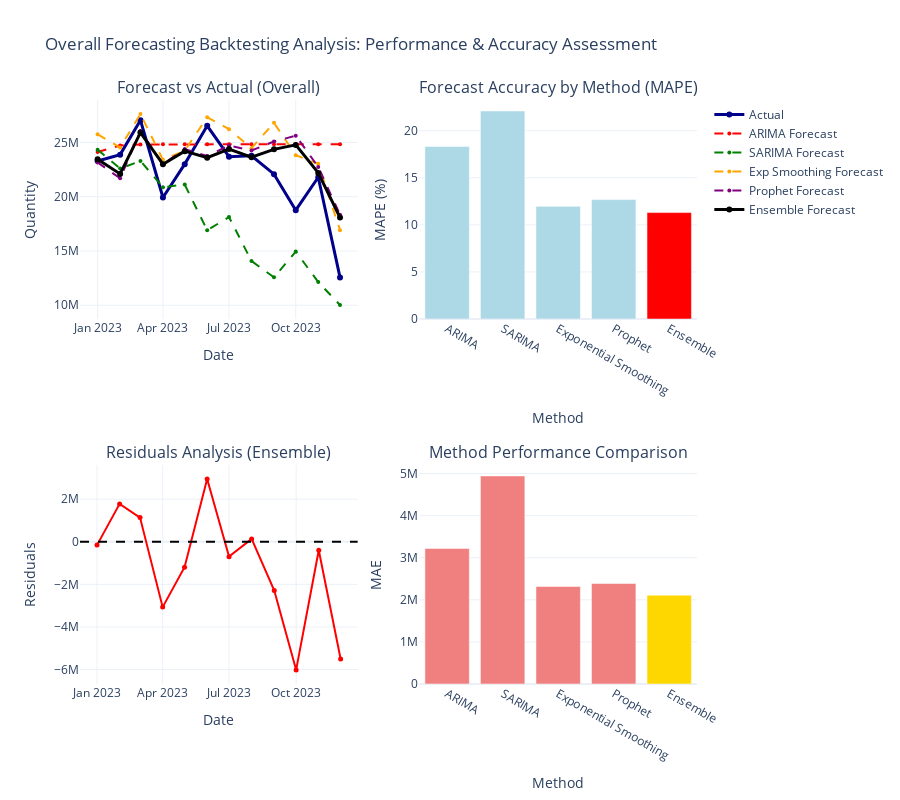

Write notebook code for a chart like this one.
### Markdown cell above
### Backtesting Visualization

### Code cell
# Backtesting Visualization
if len(data_test) > 0:
    print("\n=== BACKTESTING VISUALIZATION ===")
    
    # Create comprehensive backtesting visualization
    fig = make_subplots(
        rows=2, cols=2,
        subplot_titles=(
            'Forecast vs Actual (Overall)', 
            'Forecast Accuracy by Method (MAPE)',
            'Residuals Analysis (Ensemble)',
            'Method Performance Comparison'
        ),
        specs=[[{"secondary_y": False}, {"type": "bar"}],
               [{"secondary_y": False}, {"secondary_y": False}]]
    )
    
    # Plot 1: Forecast vs Actual
    fig.add_trace(
        go.Scatter(
            x=backtest_forecasts['Date'], 
            y=backtest_forecasts['Actual'],
            mode='lines+markers', 
            name='Actual',
            line=dict(color='darkblue', width=3),
            marker=dict(size=6)
        ), row=1, col=1
    )
    
    # Add forecast methods
    colors_bt = ['red', 'green', 'orange', 'purple', 'black']
    methods_bt = ['ARIMA', 'SARIMA', 'ExpSmoothing', 'Prophet', 'Ensemble']
    method_labels = ['ARIMA', 'SARIMA', 'Exp Smoothing', 'Prophet', 'Ensemble']
    
    for method, label, color in zip(methods_bt, method_labels, colors_bt):
        if method in backtest_forecasts.columns:
            fig.add_trace(
                go.Scatter(
                    x=backtest_forecasts['Date'], 
                    y=backtest_forecasts[method],
                    mode='lines+markers', 
                    name=f'{label} Forecast',
                    line=dict(color=color, width=3 if method == 'Ensemble' else 2, 
                             dash='solid' if method == 'Ensemble' else 'dash'),
                    marker=dict(size=6 if method == 'Ensemble' else 4)
                ), row=1, col=1
            )
    
    # Plot 2: MAPE Comparison
    if len(accuracy_results) > 0:
        fig.add_trace(
            go.Bar(
                x=[r['Method'] for r in accuracy_results],
                y=[r['MAPE'] for r in accuracy_results],
                name='MAPE %',
                marker_color=['red' if r['Method'] == best_method else 'lightblue' for r in accuracy_results],
                showlegend=False
            ), row=1, col=2
        )
    
    # Plot 3: Residuals (Actual - Ensemble Forecast)
    if 'Ensemble' in backtest_forecasts.columns:
        residuals = backtest_forecasts['Actual'] - backtest_forecasts['Ensemble']
        fig.add_trace(
            go.Scatter(
                x=backtest_forecasts['Date'], 
                y=residuals,
                mode='lines+markers', 
                name='Residuals (Actual - Ensemble)',
                line=dict(color='red', width=2),
                marker=dict(size=5),
                showlegend=False
            ), row=2, col=1
        )
        
        # Add zero line
        fig.add_hline(y=0, line_dash="dash", line_color="black", row=2, col=1)
    
    # Plot 4: Method Performance Metrics
    if len(accuracy_results) > 0:
        methods = [r['Method'] for r in accuracy_results]
        mae_values = [r['MAE'] for r in accuracy_results]
        
        # Create a normalized view of MAE for comparison
        fig.add_trace(
            go.Bar(
                x=methods,
                y=mae_values,
                name='MAE',
                marker_color=['gold' if m == best_method else 'lightcoral' for m in methods],
                showlegend=False
            ), row=2, col=2
        )
    
    # Update layout
    fig.update_layout(
        height=800,
        title_text="Overall Forecasting Backtesting Analysis: Performance & Accuracy Assessment",
        showlegend=True,
        template="plotly_white"
    )
    
    # Update axes labels
    fig.update_xaxes(title_text="Date", row=1, col=1)
    fig.update_xaxes(title_text="Method", row=1, col=2)
    fig.update_xaxes(title_text="Date", row=2, col=1)
    fig.update_xaxes(title_text="Method", row=2, col=2)
    
    fig.update_yaxes(title_text="Quantity", row=1, col=1)
    fig.update_yaxes(title_text="MAPE (%)", row=1, col=2)
    fig.update_yaxes(title_text="Residuals", row=2, col=1)
    fig.update_yaxes(title_text="MAE", row=2, col=2)
    
    fig.show()
    
    # Additional Analysis: Directional Accuracy
    if 'Ensemble' in backtest_forecasts.columns and len(backtest_forecasts) > 1:
        print("\n=== DIRECTIONAL ACCURACY ANALYSIS ===")
        
        # Calculate month-over-month changes
        actual_changes = backtest_forecasts['Actual'].diff().dropna()
        forecast_changes = backtest_forecasts['Ensemble'].diff().dropna()
        
        # Calculate directional accuracy (same sign of change)
        directional_accuracy = np.mean((actual_changes * forecast_changes) > 0) * 100
        
        print(f"Directional Accuracy: {directional_accuracy:.1f}%")
        print("(Percentage of time forecast correctly predicted direction of change)")
        
        # Additional directional analysis
        correct_direction = (actual_changes * forecast_changes) > 0
        print(f"\nDirectional Analysis:")
        print(f"  Months with correct direction: {correct_direction.sum()}/{len(correct_direction)}")
        print(f"  Months with incorrect direction: {(~correct_direction).sum()}/{len(correct_direction)}")
        
        # Show specific months with wrong direction
        if (~correct_direction).any():
            wrong_dates = backtest_forecasts['Date'].iloc[1:][~correct_direction]
            print(f"  Months with wrong direction: {', '.join(wrong_dates.dt.strftime('%Y-%m'))}")
        
        # Normality test on residuals
        if len(residuals) > 3:
            from scipy import stats
            try:
                shapiro_stat, shapiro_p = stats.shapiro(residuals)
                print(f"\nResiduals Normality Test (Shapiro-Wilk):")
                print(f"  Test Statistic: {shapiro_stat:.4f}")
                print(f"  P-value: {shapiro_p:.4f}")
                normality_result = "Normal" if shapiro_p > 0.05 else "Not Normal"
                print(f"  Result: {normality_result} at 5% significance level")
            except:
                print(f"\nResiduals Normality Test: Could not be performed")
        
        # Mean Absolute Deviation
        mad = np.mean(np.abs(residuals))
        print(f"\nMean Absolute Deviation: {mad:,.0f}")
        
        # Forecast bias analysis
        bias = np.mean(residuals)
        print(f"Forecast Bias: {bias:,.0f}")
        if bias > 0:
            print("  Interpretation: Forecast tends to underpredict")
        elif bias < 0:
            print("  Interpretation: Forecast tends to overpredict")
        else:
            print("  Interpretation: Forecast is unbiased")
        
        # Percentage bias
        bias_pct = (bias / np.mean(backtest_forecasts['Actual'])) * 100
        print(f"Percentage Bias: {bias_pct:.2f}%")
    
    print("\n=== BACKTESTING VISUALIZATION COMPLETE ===")
    
else:
    print("⚠️ Skipping backtesting visualization - data unavailable")

### Figure 1 — Plotly figure (JSON) as saved in the notebook; plotly's stock layout.template omitted (floating-point values rounded to 4 significant figures)
{"data": [{"line": {"color": "darkblue", "width": 3}, "marker": {"size": 6}, "mode": "lines+markers", "name": "Actual", "x": ["2023-01-01T00:00:00", "2023-02-01T00:00:00", "2023-03-01T00:00:00", "2023-04-01T00:00:00", "2023-05-01T00:00:00", "2023-06-01T00:00:00", "2023-07-01T00:00:00", "2023-08-01T00:00:00", "2023-09-01T00:00:00", "2023-10-01T00:00:00", "2023-11-01T00:00:00", "2023-12-01T00:00:00"], "y": [23297976, 23879335, 27044985, 19924884, 23003466, 26536926, 23691467, 23777359, 22075251, 18759199, 21795621, 12565334], "type": "scatter", "xaxis": "x", "yaxis": "y"}, {"line": {"color": "red", "dash": "dash", "width": 2}, "marker": {"size": 4}, "mode": "lines+markers", "name": "ARIMA Forecast", "x": ["2023-01-01T00:00:00", "2023-02-01T00:00:00", "2023-03-01T00:00:00", "2023-04-01T00:00:00", "2023-05-01T00:00:00", "2023-06-01T00:00:00", "2023-07-01T00:00:00", "2023-08-01T00:00:00", "2023-09-01T00:00:00", "2023-10-01T00:00:00", "2023-11-01T00:00:00", "2023-12-01T00:00:00"], "y": [24120000.0, 24730000.0, 24820000.0, 24830000.0, 24830000.0, 24830000.0, 24830000.0, 24830000.0, 24830000.0, 24830000.0, 24830000.0, 24830000.0], "type": "scatter", "xaxis": "x", "yaxis": "y"}, {"line": {"color": "green", "dash": "dash", "width": 2}, "marker": {"size": 4}, "mode": "lines+markers", "name": "SARIMA Forecast", "x": ["2023-01-01T00:00:00", "2023-02-01T00:00:00", "2023-03-01T00:00:00", "2023-04-01T00:00:00", "2023-05-01T00:00:00", "2023-06-01T00:00:00", "2023-07-01T00:00:00", "2023-08-01T00:00:00", "2023-09-01T00:00:00", "2023-10-01T00:00:00", "2023-11-01T00:00:00", "2023-12-01T00:00:00"], "y": [24330000.0, 22590000.0, 23300000.0, 20880000.0, 21120000.0, 16910000.0, 18130000.0, 14080000.0, 12570000.0, 14950000.0, 12140000.0, 10020000.0], "type": "scatter", "xaxis": "x", "yaxis": "y"}, {"line": {"color": "orange", "dash": "dash", "width": 2}, "marker": {"size": 4}, "mode": "lines+markers", "name": "Exp Smoothing Forecast", "x": ["2023-01-01T00:00:00", "2023-02-01T00:00:00", "2023-03-01T00:00:00", "2023-04-01T00:00:00", "2023-05-01T00:00:00", "2023-06-01T00:00:00", "2023-07-01T00:00:00", "2023-08-01T00:00:00", "2023-09-01T00:00:00", "2023-10-01T00:00:00", "2023-11-01T00:00:00", "2023-12-01T00:00:00"], "y": [25760000.0, 24530000.0, 27630000.0, 23400000.0, 24240000.0, 27320000.0, 26230000.0, 24470000.0, 26810000.0, 23830000.0, 23030000.0, 16920000.0], "type": "scatter", "xaxis": "x", "yaxis": "y"}, {"line": {"color": "purple", "dash": "dash", "width": 2}, "marker": {"size": 4}, "mode": "lines+markers", "name": "Prophet Forecast", "x": ["2023-01-01T00:00:00", "2023-02-01T00:00:00", "2023-03-01T00:00:00", "2023-04-01T00:00:00", "2023-05-01T00:00:00", "2023-06-01T00:00:00", "2023-07-01T00:00:00", "2023-08-01T00:00:00", "2023-09-01T00:00:00", "2023-10-01T00:00:00", "2023-11-01T00:00:00", "2023-12-01T00:00:00"], "y": [23160000.0, 21690000.0, 26060000.0, 23000000.0, 24400000.0, 23750000.0, 24720000.0, 24260000.0, 25080000.0, 25630000.0, 22750000.0, 18330000.0], "type": "scatter", "xaxis": "x", "yaxis": "y"}, {"line": {"color": "black", "dash": "solid", "width": 3}, "marker": {"size": 6}, "mode": "lines+markers", "name": "Ensemble Forecast", "x": ["2023-01-01T00:00:00", "2023-02-01T00:00:00", "2023-03-01T00:00:00", "2023-04-01T00:00:00", "2023-05-01T00:00:00", "2023-06-01T00:00:00", "2023-07-01T00:00:00", "2023-08-01T00:00:00", "2023-09-01T00:00:00", "2023-10-01T00:00:00", "2023-11-01T00:00:00", "2023-12-01T00:00:00"], "y": [23450000.0, 22100000.0, 25910000.0, 22990000.0, 24200000.0, 23590000.0, 24390000.0, 23640000.0, 24370000.0, 24780000.0, 22190000.0, 18070000.0], "type": "scatter", "xaxis": "x", "yaxis": "y"}, {"marker": {"color": ["lightblue", "lightblue", "lightblue", "lightblue", "red"]}, "name": "MAPE %", "showlegend": false, "x": ["ARIMA", "SARIMA", "Exponential Smoothing", "Prophet", "Ensemble"], "y": [18.33, 22.1, 11.97, 12.69, 11.31], "type": "bar", "xaxis": "x2", "yaxis": "y2"}, {"line": {"color": "red", "width": 2}, "marker": {"size": 5}, "mode": "lines+markers", "name": "Residuals (Actual - Ensemble)", "showlegend": false, "x": ["2023-01-01T00:00:00", "2023-02-01T00:00:00", "2023-03-01T00:00:00", "2023-04-01T00:00:00", "2023-05-01T00:00:00", "2023-06-01T00:00:00", "2023-07-01T00:00:00", "2023-08-01T00:00:00", "2023-09-01T00:00:00", "2023-10-01T00:00:00", "2023-11-01T00:00:00", "2023-12-01T00:00:00"], "y": [-156900.0, 1779000.0, 1136000.0, -3069000.0, -1196000.0, 2944000.0, -698400.0, 135600.0, -2291000.0, -6019000.0, -398400.0, -5509000.0], "type": "scatter", "xaxis": "x3", "yaxis": "y3"}, {"marker": {"color": ["lightcoral", "lightcoral", "lightcoral", "lightcoral", "gold"]}, "name": "MAE", "showlegend": false, "x": ["ARIMA", "SARIMA", "Exponential Smoothing", "Prophet", "Ensemble"], "y": [3222000.0, 4944000.0, 2317000.0, 2389000.0, 2111000.0], "type": "bar", "xaxis": "x4", "yaxis": "y4"}], "layout": {"xaxis": {"anchor": "y", "domain": [0, 0.45], "title": {"text": "Date"}}, "yaxis": {"anchor": "x", "domain": [0.625, 1], "title": {"text": "Quantity"}}, "xaxis2": {"anchor": "y2", "domain": [0.55, 1], "title": {"text": "Method"}}, "yaxis2": {"anchor": "x2", "domain": [0.625, 1], "title": {"text": "MAPE (%)"}}, "xaxis3": {"anchor": "y3", "domain": [0, 0.45], "title": {"text": "Date"}}, "yaxis3": {"anchor": "x3", "domain": [0, 0.375], "title": {"text": "Residuals"}}, "xaxis4": {"anchor": "y4", "domain": [0.55, 1], "title": {"text": "Method"}}, "yaxis4": {"anchor": "x4", "domain": [0, 0.375], "title": {"text": "MAE"}}, "annotations": [{"font": {"size": 16}, "showarrow": false, "text": "Forecast vs Actual (Overall)", "x": 0.225, "xanchor": "center", "xref": "paper", "y": 1, "yanchor": "bottom", "yref": "paper"}, {"font": {"size": 16}, "showarrow": false, "text": "Forecast Accuracy by Method (MAPE)", "x": 0.775, "xanchor": "center", "xref": "paper", "y": 1, "yanchor": "bottom", "yref": "paper"}, {"font": {"size": 16}, "showarrow": false, "text": "Residuals Analysis (Ensemble)", "x": 0.225, "xanchor": "center", "xref": "paper", "y": 0.375, "yanchor": "bottom", "yref": "paper"}, {"font": {"size": 16}, "showarrow": false, "text": "Method Performance Comparison", "x": 0.775, "xanchor": "center", "xref": "paper", "y": 0.375, "yanchor": "bottom", "yref": "paper"}], "shapes": [{"line": {"color": "black", "dash": "dash"}, "type": "line", "x0": 0, "x1": 1, "xref": "x3 domain", "y0": 0, "y1": 0, "yref": "y3"}], "title": {"text": "Overall Forecasting Backtesting Analysis: Performance & Accuracy Assessment"}, "height": 800, "showlegend": true}}
